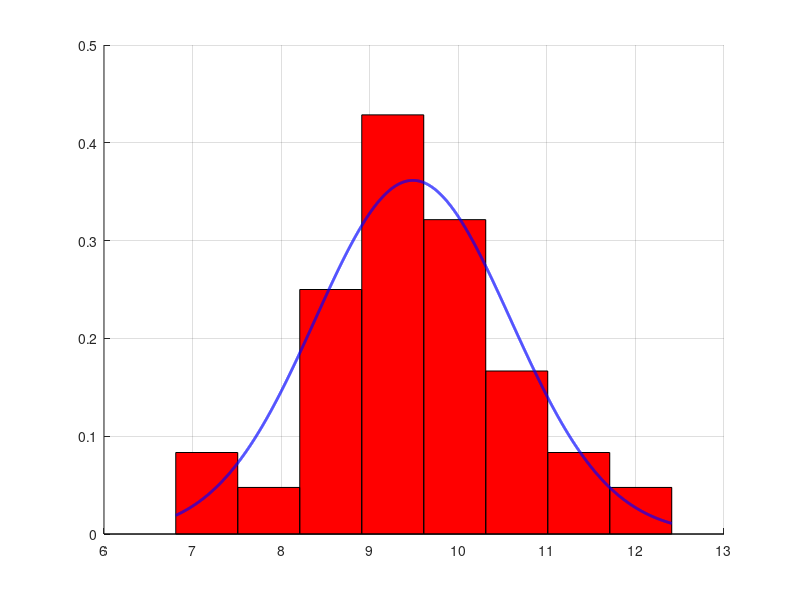
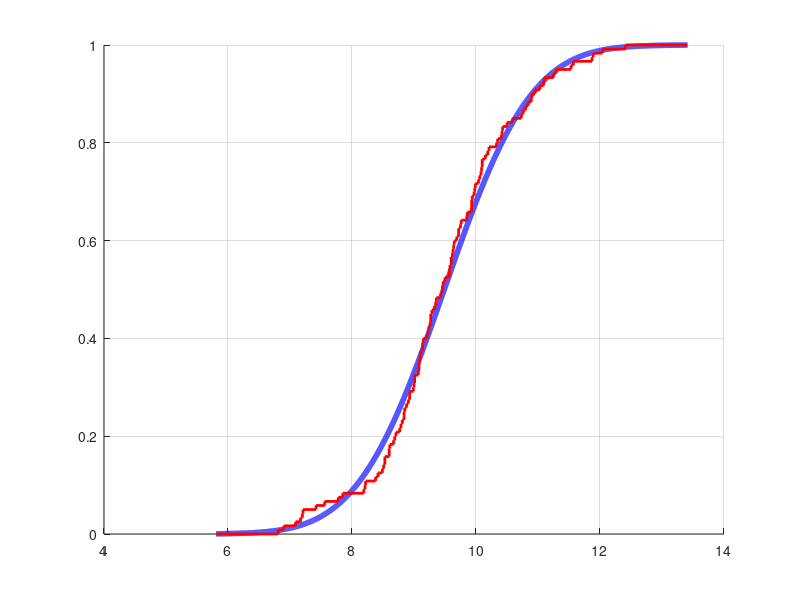

The MATLAB source for these figures, in order:
pkg load statistics

x = [11.89,9.60,9.29,10.06,9.50,8.93,9.58,6.81,8.69,9.62,...
     9.01,10.59,10.50,11.53,9.94,8.84,8.91,6.90,9.76,7.09,...
     11.29,11.25,10.84,10.76,7.42,8.49,10.10,8.79,11.87,8.77,...
     9.43,12.41,9.75,8.53,9.72,9.45,7.20,9.23,8.93,9.15,...
     10.19,9.57,11.09,9.97,8.81,10.73,9.57,8.53,9.21,10.08,...
     9.10,11.03,10.10,9.47,9.72,9.60,8.21,7.78,10.21,8.99,...
     9.14,8.60,9.14,10.95,9.33,9.98,9.09,10.35,8.61,9.35,...
     10.04,7.85,9.64,9.99,9.65,10.89,9.08,8.60,7.56,9.27,...
     10.33,10.09,8.51,9.86,9.24,9.63,8.67,8.85,11.57,9.85,...
     9.27,9.69,10.90,8.84,11.10,8.19,9.26,9.93,10.15,8.42,...
     9.36,9.93,9.11,9.07,7.21,8.22,9.08,8.88,8.71,9.93,...
     12.04,10.41,10.80,7.17,9.00,9.46,10.42,10.43,8.38,9.01];

n = length(x);
     
fprintf('Задание а\n');

Mmax = max(x);
Mmin = min(x);

fprintf('M_max = %6.3f\n', Mmax);
fprintf('M_min = %6.3f\n', Mmin);

fprintf('\nЗадание б\n');

R = Mmax - Mmin;

fprintf('R = %5.3f\n', R)

fprintf('\nЗадание в\n');

mu = sum(x) / n;
sqrS = sum((x - mu) .^ 2) / (n - 1);

fprintf('mu  = %5.3f\n', mu);
fprintf('S^2 = %5.3f\n', sqrS);

fprintf('\nЗадание г\n');

m = floor(log2(n)) + 2;

limit_points = linspace(Mmin, Mmax, m + 1);

fprintf('m = %d\n', m);

nums = zeros(m, 1);

for i = 1:m
  left = limit_points(i);
  right = limit_points(i + 1);
  
  for j = 1:n
    if x(j) >= left && x(j) < right
      nums(i)++;
    endif
  endfor
  
endfor

nums(m)++;

for i = 1:m
  fprintf('В интервале [%6.3f, %6.3f%c %2d элементов.\n', limit_points(i),...
         limit_points(i + 1), ifelse(i == m, ']', ')'), nums(i));
endfor

fprintf('\nЗадание д\n');
fprintf('График в окне "Задание д"\n');

centers = zeros(m, 1);
f_emp   = zeros(m, 1);

Delta = (Mmax - Mmin) / m;

for i = 1:m
    centers(i) = (limit_points(i) + limit_points(i + 1)) / 2;
    f_emp(i)   = nums(i) / (n * Delta);
endfor

sigma = sqrt(sqrS);
x_vals = (Mmin:1e-3:Mmax);
f_theor = normpdf(x_vals, mu, sigma);

h = figure();
set(h,'numbertitle','off')
set(h, 'name', 'Задание д');
hold on;
bar(centers, f_emp, 1, 'facecolor', 'r');
plot(x_vals, f_theor, 'linewidth', 2, 'color', 'b');
grid;

fprintf('\nЗадание е\n');
fprintf('График в окне "Задание е"\n');

uniq_x = unique(x);
uniq_n = length(uniq_x);
uniq_nums = histc(x, uniq_x);

t = zeros(uniq_n + 2, 1);
t(1) = Mmin - 1;
t(uniq_n + 2) = Mmax + 1;

for i = 2:uniq_n+1
    t(i) = uniq_x(i - 1);
endfor

F_emp = zeros(uniq_n + 1, 1);
cnt = 0;

for i = 1:uniq_n
    F_emp(i) = cnt / n;
    cnt += uniq_nums(i);
endfor

F_emp(uniq_n + 1) = cnt / n;
F_emp(uniq_n + 2) = cnt / n;

x_vals = (Mmin-1:1e-3:Mmax+1);
F_theor = normcdf(x_vals, mu, sigma);

g = figure();
set(g, 'numbertitle', 'off')
set(g, 'name', 'Задание е');
hold on;
plot(x_vals, F_theor, 'linewidth', 4, 'color', 'b');
stairs(t, F_emp, 'linewidth', 2, 'color', 'r');
grid;

waitfor(h);
waitfor(g);
